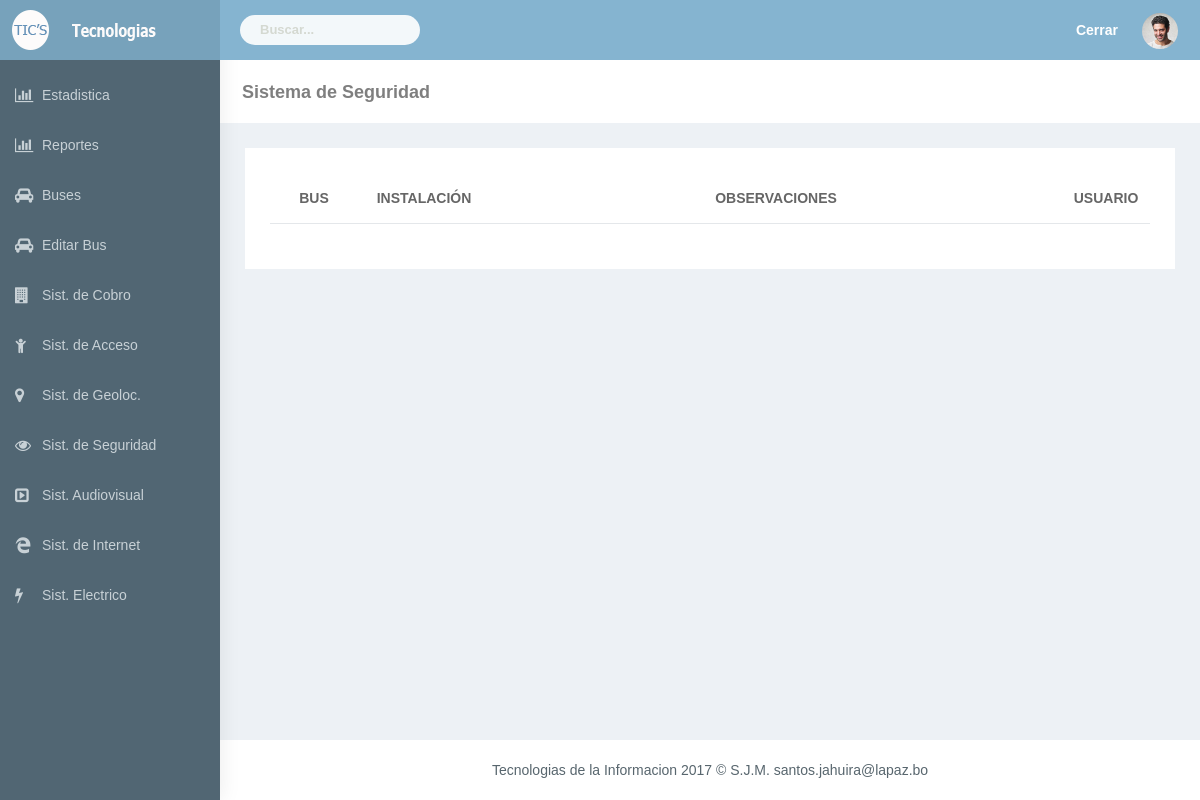
The app's page /html/reporte_seguridad.php?dato=1&dato3=tornillos_rac_hdd, older data.
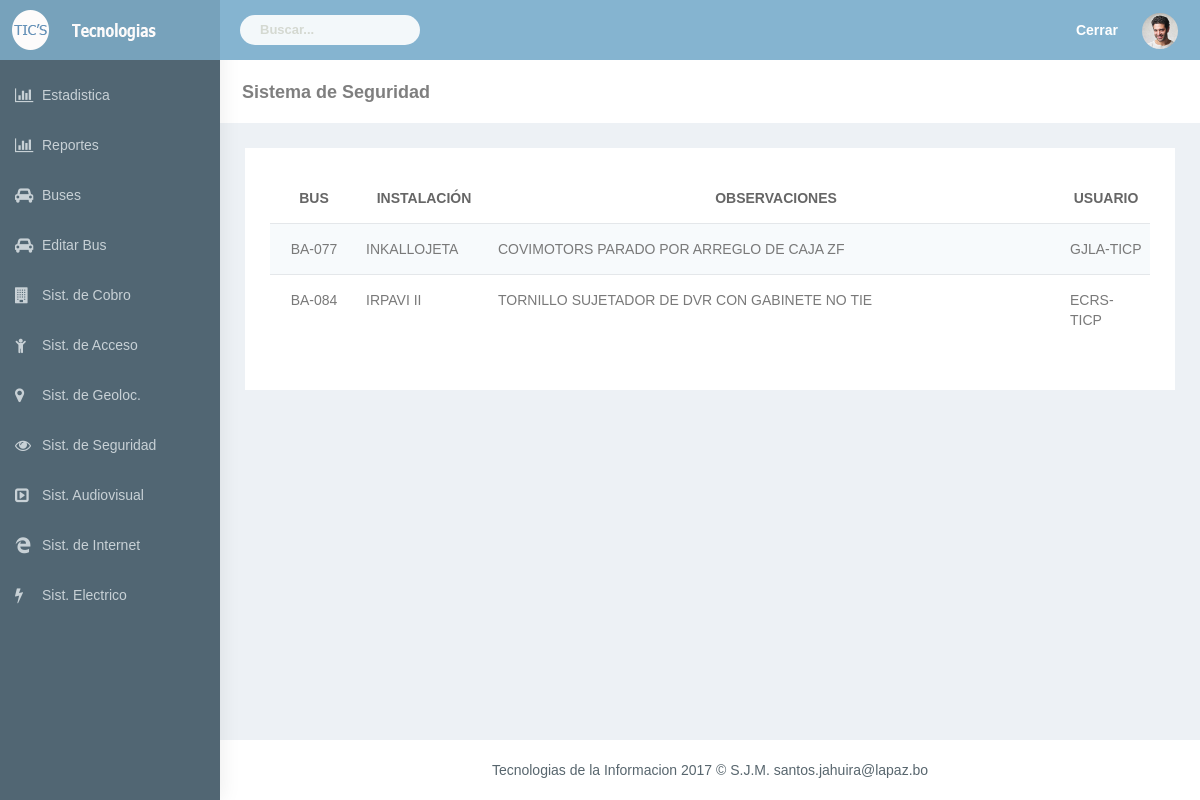
The same page, newer data.
### tables this page shows
CREATE TABLE `seguridad` (
  `idseguridad` int(11) NOT NULL,
  `bus_idbus` int(11) NOT NULL,
  `instalacion_idinstalacion` int(11) NOT NULL,
  `usuario_idusuario` int(11) NOT NULL,
  `dvr_gabinete` varchar(45) NOT NULL,
  `dvr` varchar(45) NOT NULL,
  `dvr_existencia` varchar(45) NOT NULL,
  `funcion_grabacion` varchar(45) NOT NULL,
  `Almacenamiento` varchar(45) NOT NULL,
  `Capacidad` varchar(45) NOT NULL,
  `num_serie_hdd` varchar(45) NOT NULL,
  `tornillos_rac_hdd` varchar(45) NOT NULL,
  `adaptador_rca` varchar(45) NOT NULL,
  `lambda1` varchar(45) NOT NULL,
  `lambda2` varchar(45) NOT NULL,
  `lambda3` varchar(45) NOT NULL,
  `lambda4` varchar(45) NOT NULL,
  `out1` varchar(45) NOT NULL,
  `out2` varchar(45) NOT NULL,
  `out3` varchar(45) NOT NULL,
  `out4` varchar(45) NOT NULL,
  `kl_mesclaor_video` varchar(45) NOT NULL,
  `kl_out1` varchar(45) NOT NULL,
  `kl_out2` varchar(45) NOT NULL,
  `kl_out3` varchar(45) NOT NULL,
  `kl_out4` varchar(45) NOT NULL,
  `cam_com_front` varchar(45) NOT NULL,
  `cam_com_cond` varchar(45) NOT NULL,
  `cam_val` varchar(45) NOT NULL,
  `cam_puerta_sal` varchar(45) NOT NULL,
  `cam_retro` varchar(45) NOT NULL,
  `obs` varchar(800) NOT NULL,
  `fecha` datetime NOT NULL
);

CREATE TABLE `bus` (
  `idbus` int(11) NOT NULL,
  `nombre_bus` varchar(45) NOT NULL,
  `placa` varchar(45) DEFAULT NULL,
  `si_cobro` int(11) NOT NULL,
  `si_acceso` int(11) NOT NULL,
  `si_geoloc` int(11) NOT NULL,
  `si_segurida` int(11) NOT NULL,
  `si_audiovicual` int(11) NOT NULL,
  `si_internet` int(11) NOT NULL,
  `si_electrico` int(11) NOT NULL
);

CREATE TABLE `instalacion` (
  `idinstalacion` int(11) NOT NULL,
  `nombre_instalacion` varchar(45) NOT NULL,
  `abreviado` varchar(45) NOT NULL
);

CREATE TABLE `usuario` (
  `idusuario` int(11) NOT NULL,
  `cod_user` varchar(45) DEFAULT NULL,
  `roles_idroles` int(11) NOT NULL,
  `nombre` varchar(45) NOT NULL,
  `paterno` varchar(45) DEFAULT NULL,
  `materno` varchar(45) DEFAULT NULL,
  `ci` varchar(45) NOT NULL,
  `pass` varchar(70) DEFAULT NULL
);

### html/reporte_seguridad.php (the view, shortened to what this page needs)
<?php
include("header.php");
 ?>
        <div id="page-wrapper">
            <div class="container-fluid">
                <div class="row bg-title">
                    <div class="col-lg-3 col-md-4 col-sm-4 col-xs-12">
                        <h4 class="page-title">Sistema de Seguridad</h4> </div>
                </div>
                <div class="row">
                    <div class="col-sm-12">
                        <div class="white-box">
                            <div class="table  table-striped table-responsive" id="dvData">
                                <table class="table table-striped  table-condensed text-center"  >
                                    <thead>
                                        <tr>
                                            <th WIDTH="10%" class="text-center"><strong>BUS</strong></th>
                                            <th WIDTH="15%" class="text-center"><strong>INSTALACIÓN</strong> </th>
                                            <th WIDTH="65%" class="text-center"><strong>OBSERVACIONES</strong></th>
                                            <th WIDTH="10%" class="text-center"><strong>USUARIO</strong></th>
                                        </tr>
                                    </thead>
                                    <tbody class="buscar">
                                       <?php
										$dato=$_GET['dato'];
										$dato3=$_GET['dato3'];
                                        $dat="  SELECT
												bus.nombre_bus,
												instalacion.nombre_instalacion,
												usuario.cod_user,
												seguridad.obs
												FROM
												seguridad
												INNER JOIN bus ON seguridad.bus_idbus = bus.idbus
												INNER JOIN instalacion ON seguridad.instalacion_idinstalacion = instalacion.idinstalacion
												INNER JOIN usuario ON seguridad.usuario_idusuario = usuario.idusuario
												WHERE $dato3='$dato'
												ORDER BY
												idbus ASC";
										$da=mysql_query($dat);
                                        while($c = mysql_fetch_assoc($da))
                                        {
                                        ?>
                                        <tr>
											<td class="text-center"> <?php echo $c['nombre_bus'];?> </td>
											<td class="text-left"> <?php echo $c['nombre_instalacion'];?> </td>
											<td class="text-left"> <?php echo $c['obs'];?> </td>
											<td class="text-left"> <?php echo $c['cod_user'];?> </td>
                                        </tr>
                                             <?php }?>
                                    </tbody>
                                </table>
                                 </div>
                        </div>
                    </div>
                </div>
            </div>
<?php  include("foter.php"); ?>

Row changes from the older to the newer data that the page shows:
added seguridad: bus_idbus.nombre_bus "BA-077", instalacion_idinstalacion.nombre_instalacion "INKALLOJETA", obs "COVIMOTORS PARADO POR ARREGLO DE CAJA ZF", usuario_idusuario.cod_user "GJLA-TICP"
added seguridad: bus_idbus.nombre_bus "BA-084", instalacion_idinstalacion.nombre_instalacion "IRPAVI II", obs "TORNILLO SUJETADOR DE DVR CON GABINETE NO TIE", usuario_idusuario.cod_user "ECRS-TICP"
